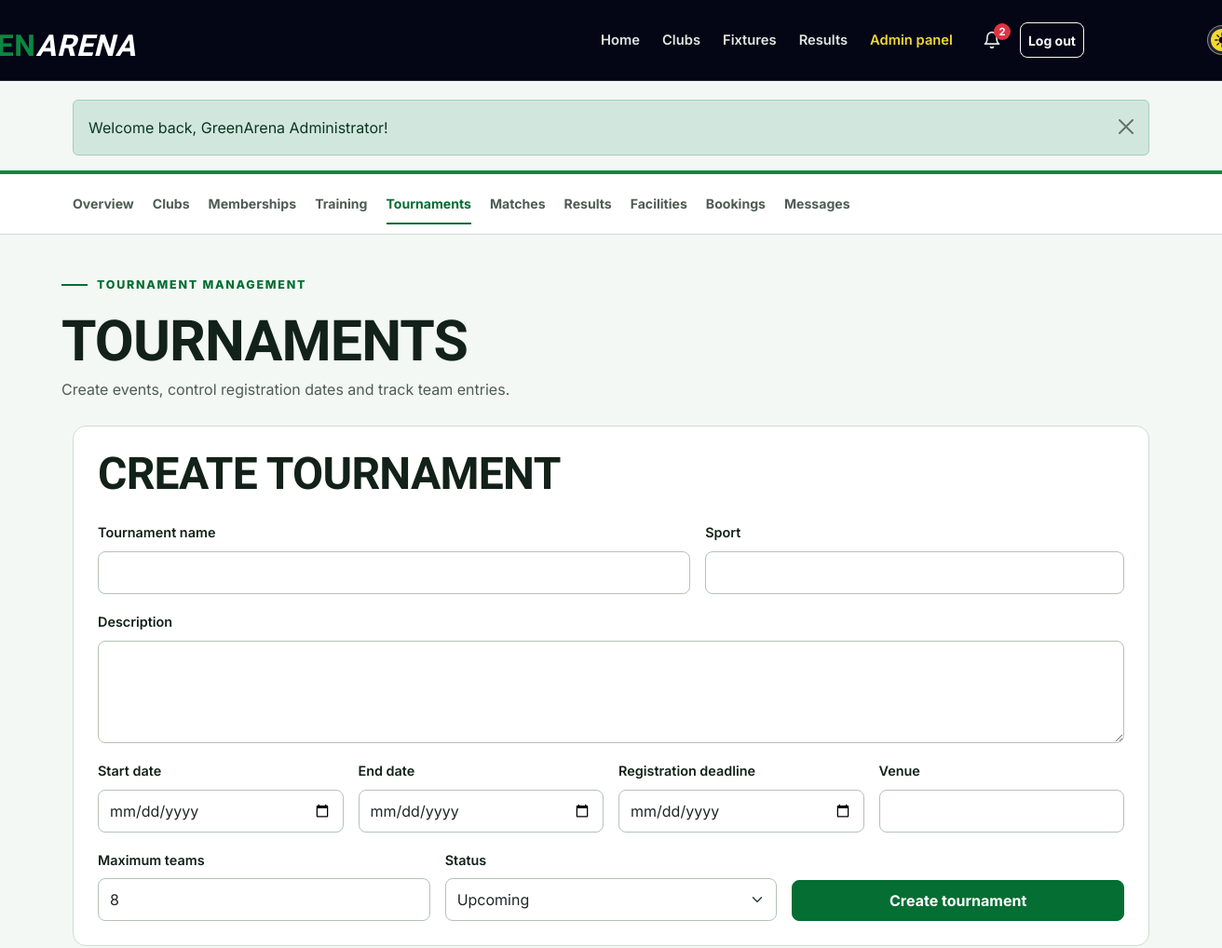
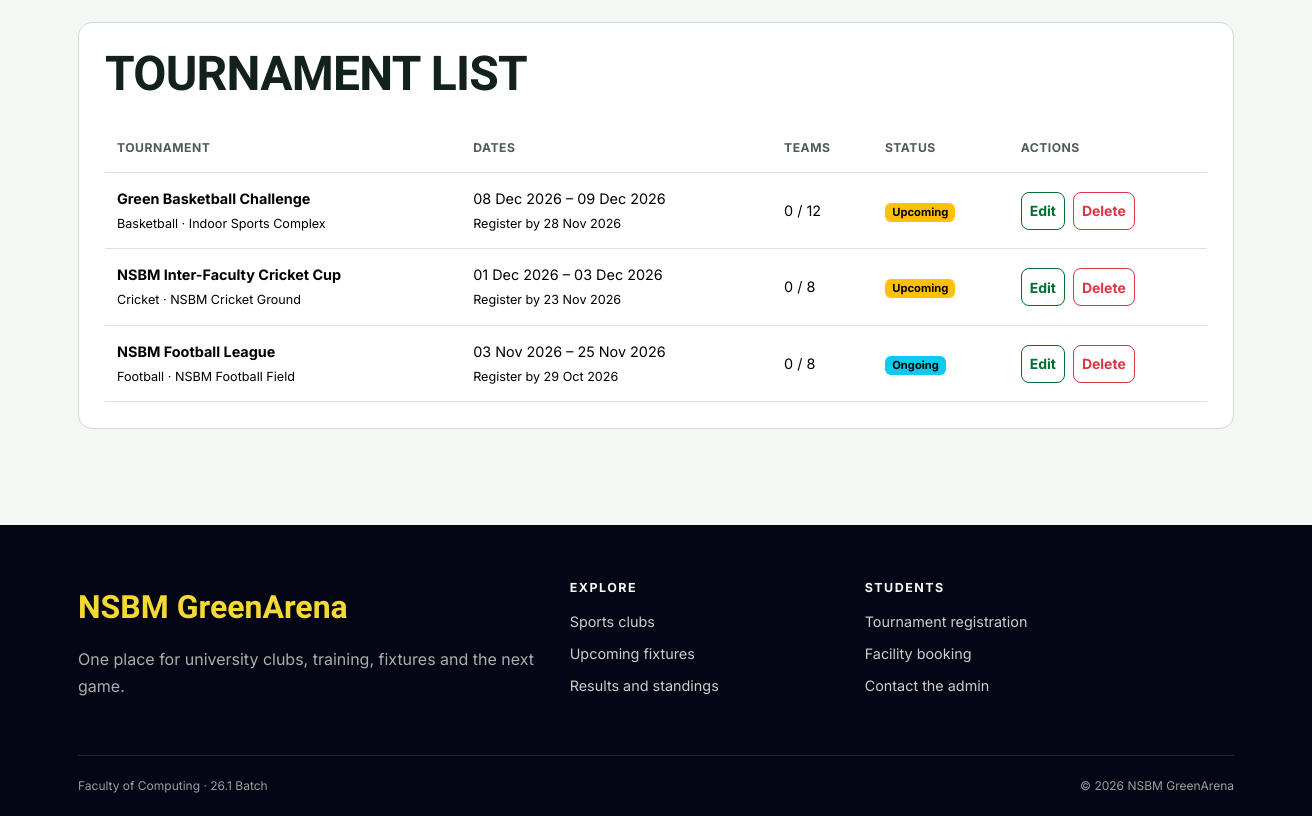
The app's page /admin/tournaments.php (signed in) with its own data (2 pictures, top to bottom).
### tables this page shows
CREATE TABLE tournaments (
    id INT UNSIGNED AUTO_INCREMENT PRIMARY KEY,
    name VARCHAR(120) NOT NULL,
    sport VARCHAR(80) NOT NULL,
    description TEXT NOT NULL,
    start_date DATE NOT NULL,
    end_date DATE NOT NULL,
    venue VARCHAR(120) NOT NULL,
    registration_deadline DATE NOT NULL,
    max_teams SMALLINT UNSIGNED NOT NULL DEFAULT 8,
    status ENUM('upcoming', 'ongoing', 'completed') NOT NULL DEFAULT 'upcoming',
    created_at TIMESTAMP DEFAULT CURRENT_TIMESTAMP
);

### admin/tournaments.php (the view, shortened to what this page needs)
<?php
$errors = [];
$values = [
    'id' => '',
    'name' => '',
    'sport' => '',
    'description' => '',
    'start_date' => '',
    'end_date' => '',
    'venue' => '',
    'registration_deadline' => '',
    'max_teams' => '8',
    'status' => 'upcoming',
];
$tournaments = fetch_all("SELECT t.*, (SELECT COUNT(DISTINCT team_name) FROM tournament_registrations tr WHERE tr.tournament_id=t.id AND tr.status='registered') AS team_count
    FROM tournaments t
    ORDER BY t.start_date DESC");
include __DIR__ . '/../includes/header.php';
include __DIR__ . '/../includes/admin_nav.php';
?>
<div class="container dashboard-head"><span class="section-kicker">Tournament management</span>
    <h1>Tournaments</h1><p>Create events, control registration dates and track team entries.</p>
</div>
<div class="container dashboard-content">
    <section class="content-panel">
        <div class="page-title-row">
            <h2><?= $values['id'] ? 'Edit tournament' : 'Create tournament' ?></h2>
        </div><?php if ($errors): ?>
            <div class="alert alert-danger">
                <ul class="mb-0"><?php foreach ($errors as $error): ?>
                        <li><?= e($error) ?></li><?php endforeach; ?>
                </ul>
        </div><?php endif; ?>
        <form method="post" class="needs-validation" novalidate>
            <div class="row g-3">
                <div class="col-md-7">
                    <label class="form-label" for="name">Tournament name</label>
                    <input class="form-control" id="name" name="name" value="<?= e($values['name']) ?>" required>
                </div>
                <div class="col-md-5">
                    <label class="form-label" for="sport">Sport</label>
                    <input class="form-control" id="sport" name="sport" value="<?= e($values['sport']) ?>" required>
                </div>
                <div class="col-12">
                    <label class="form-label" for="description">Description</label>
                    <textarea class="form-control" id="description" name="description" minlength="10" required><?= e($values['description']) ?></textarea>
                </div>
                <div class="col-md-3">
                    <label class="form-label" for="start_date">Start date</label>
                    <input class="form-control" type="date" id="start_date" name="start_date" value="<?= e($values['start_date']) ?>" required>
                </div>
                <div class="col-md-3">
                    <label class="form-label" for="end_date">End date</label>
                    <input class="form-control" type="date" id="end_date" name="end_date" value="<?= e($values['end_date']) ?>" required>
                </div>
                <div class="col-md-3">
                    <label class="form-label" for="registration_deadline">Registration deadline</label>
                    <input class="form-control" type="date" id="registration_deadline" name="registration_deadline" value="<?= e($values['registration_deadline']) ?>" required>
                </div>
                <div class="col-md-3">
                    <label class="form-label" for="venue">Venue</label>
                    <input class="form-control" id="venue" name="venue" value="<?= e($values['venue']) ?>" required>
                </div>
                <div class="col-md-4">
                    <label class="form-label" for="max_teams">Maximum teams</label>
                    <input class="form-control" type="number" id="max_teams" name="max_teams" min="2" max="100" value="<?= e($values['max_teams']) ?>" required>
                </div>
                <div class="col-md-4">
                    <label class="form-label" for="status">Status</label>
                    <select class="form-select" id="status" name="status">
                        <?php foreach (['upcoming', 'ongoing', 'completed'] as $option): ?>
                            <option value="<?= $option ?>" <?= $values['status'] === $option ? 'selected' : '' ?>><?= ucfirst($option) ?></option>
                        <?php endforeach; ?>
                    </select>
                </div>
                <div class="col-md-4 d-flex align-items-end">
                    <button class="btn btn-sport w-100" type="submit"><?= $values['id'] ? 'Save changes' : 'Create tournament' ?></button>
                </div>
            </div>
        </form>
    </section>
    <section class="content-panel">
        <h2 class="mb-4">Tournament list</h2><?php if ($tournaments): ?>
            <div class="table-responsive">
                <table class="table">
                    <thead>
                        <tr>
                            <th>Tournament</th>
                            <th>Dates</th>
                            <th>Teams</th>
                            <th>Status</th>
                            <th>Actions</th>
                        </tr>
                    </thead>
                    <tbody>
                        <?php foreach ($tournaments as $row): ?>
                            <tr>
                                <td><strong><?= e($row['name']) ?></strong><br><small><?= e($row['sport']) ?> · <?= e($row['venue']) ?></small></td>
                                <td><?= format_date($row['start_date']) ?> – <?= format_date($row['end_date']) ?><br><small>Register by <?= format_date($row['registration_deadline']) ?></small></td>
                                <td><?= $row['team_count'] ?> / <?= $row['max_teams'] ?></td>
                                <td><?= status_badge($row['status']) ?></td>
                                <td>
                                    <div class="table-actions"><a class="btn btn-sm btn-outline-sport" href="<?= e(url('admin/tournaments.php?edit=' . $row['id'])) ?>">Edit</a>
                                        <form method="post">
                                            <button class="btn btn-sm btn-outline-danger" type="submit" data-confirm="Delete this tournament and its registrations?">Delete</button>
                                        </form>
                                    </div>
                                </td>
                        </tr><?php endforeach; ?>
                    </tbody>
                </table>
        </div><?php else: ?><p>No tournaments yet.</p><?php endif; ?>
    </section>
</div>
<?php include __DIR__ . '/../includes/footer.php'; ?>

### includes/functions.php (shortened to what this page needs)
<?php
function e($value)
{
    return htmlspecialchars($value ?? '', ENT_QUOTES);
}
function url($path = '')
{
    return BASE_PATH . '/' . ltrim($path, '/');
}
function run_query($sql, $params = [])
{
    global $connection;
    $statement = mysqli_prepare($connection, $sql);
    if (count($params) > 0) {
        $types = str_repeat('s', count($params));
        mysqli_stmt_bind_param($statement, $types, ...$params);
    }
    if (!mysqli_stmt_execute($statement)) {
        die('SQL error: ' . mysqli_stmt_error($statement));
    }
    return $statement;
}
function fetch_all($sql, $params = [])
{
    $statement = run_query($sql, $params);
    $result = mysqli_stmt_get_result($statement);
    return mysqli_fetch_all($result, MYSQLI_ASSOC);
}
function format_date($date, $format = 'd M Y')
{
    if ($date) {
        return date($format, strtotime($date));
    }
    return 'Not set';
}
function status_badge($status)
{
    $classes = [
        'approved' => 'success',
        'active' => 'success',
        'completed' => 'success',
        'registered' => 'success',
        'ongoing' => 'info',
        'scheduled' => 'info',
        'pending' => 'warning',
        'upcoming' => 'warning',
        'rejected' => 'danger',
        'cancelled' => 'danger',
        'maintenance' => 'danger',
        'inactive' => 'secondary',
        'withdrawn' => 'secondary',
    ];
    $class = $classes[$status] ?? 'secondary';
    return '<span class="badge text-bg-' . $class . '">' . e(ucfirst($status)) . '</span>';
}

### assets/css/style.css (style rules this page uses)
:root { --navy-950: #040615; --navy-900: #0d1023; --navy-800: #191d34; --green-600: #0a8842; --green-700: #046e33; --green-800: #055728; --yellow-400: #f4d833; --paper-50: #f3f8f4; --paper-100: #e7efe9; --ink-900: #122119; --ink-600: #4f5c54; --page-bg: var(--paper-50); --page-text: var(--ink-900); --muted-text: var(--ink-600); --brand: var(--green-700); --brand-hover: var(--green-800); --highlight: var(--yellow-400); --highlight2: var(--green-600); --dark-surface: var(--navy-950); --line: #d1dad2; --radius-sm: 8px; --radius-md: 14px; --radius-lg: 22px; --shadow: 0 12px 32px rgba(11, 26, 18, 0.08); }
* { box-sizing: border-box; }
html { scroll-behavior: smooth; }
body { min-height: 100dvh; margin: 0; background: var(--page-bg); color: var(--page-text); font-family: "Inter", sans-serif; font-size: 16px; line-height: 1.65; }
a { color: var(--brand); text-underline-offset: 3px; }
button, a, input, select, textarea { transition: color 180ms ease-out, background-color 180ms ease-out, border-color 180ms ease-out, transform 180ms ease-out; }
h1, h2, h3, h4, .display-font { font-family: "Barlow Condensed", sans-serif; font-weight: 700; line-height: 1.05; letter-spacing: -0.015em; }
h1 { font-size: clamp(2.5rem, 6vw, 4.8rem); }
h2 { font-size: clamp(2rem, 4vw, 3rem); }
p { max-width: 72ch; }
.container { max-width: 1180px; }
.btn { min-height: 44px; display: inline-flex; align-items: center; justify-content: center; gap: 8px; font-weight: 700; border-radius: var(--radius-sm); }
.btn-sm { min-height: 38px; }
.btn-sport { background: var(--brand); border-color: var(--brand); color: #fff; }
.btn-outline-sport { color: var(--brand); border-color: var(--brand); }
.hero-kicker, .section-kicker { display: inline-flex; align-items: center; gap: 10px; margin-bottom: 18px; color: var(--brand); font-size: 0.78rem; font-weight: 800; letter-spacing: 0.14em; text-transform: uppercase; }
.hero-kicker::before, .section-kicker::before { content: ""; width: 28px; height: 2px; background: currentColor; }
.page-title-row { display: flex; flex-wrap: wrap; justify-content: space-between; align-items: center; gap: 16px; margin-bottom: 24px; }
.page-title-row h1, .page-title-row h2 { margin: 0; }
.content-panel { padding: 26px; margin-bottom: 24px; background: #fff; border: 1px solid var(--line); border-radius: var(--radius-md); }
.content-panel h2, .content-panel h3 { text-transform: uppercase; }
.form-control, .form-select { min-height: 46px; border-radius: var(--radius-sm); border-color: #b5c2b7; }
.form-label { font-weight: 600; font-size: 0.9rem; }
textarea.form-control { min-height: 110px; }
.dashboard-head { padding: 36px 0 26px; }
.dashboard-head h1 { margin: 0; font-size: clamp(2.5rem, 5vw, 3.8rem); text-transform: uppercase; }
.dashboard-head p { margin: 6px 0 0; color: var(--muted-text); }
.dashboard-content { padding-bottom: 72px; }
.table { margin-bottom: 0; vertical-align: middle; }
.table > :not(caption) > * > * { padding: 14px 12px; }
.table thead th { color: var(--muted-text); font-size: 0.76rem; letter-spacing: 0.04em; text-transform: uppercase; white-space: nowrap; }
.table tbody td { font-size: 0.9rem; }
.table-actions { display: flex; flex-wrap: wrap; gap: 8px; }
.table-actions form { margin: 0; }
.badge { font-size: 0.7rem; }

### records on screen
tournaments: max_teams "8", status "Upcoming", name "NSBM Inter-Faculty Cricket Cup", sport "Cricket", venue "NSBM Cricket Ground", start_date "01 Dec 2026", end_date "03 Dec 2026", registration_deadline "23 Nov 2026", team_count "0"
tournaments: name "Green Basketball Challenge", sport "Basketball", venue "Indoor Sports Complex", start_date "08 Dec 2026", end_date "09 Dec 2026", registration_deadline "28 Nov 2026", team_count "0", max_teams "12", status "Upcoming"
tournaments: name "NSBM Football League", sport "Football", venue "NSBM Football Field", start_date "03 Nov 2026", end_date "25 Nov 2026", registration_deadline "29 Oct 2026", team_count "0", max_teams "8", status "Ongoing"

### other values on screen
$unreadNotifications "2"
$message['message'] "Welcome back, GreenArena Administrator!"
